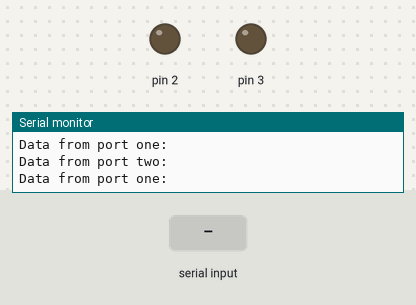
Simulated run of this sketch. Board: Arduino Mega 2560, built with avr-gcc and run on an emulated ATmega2560. Parts: output pins drawn as LEDs (lit = HIGH), the last lines printed to the serial monitor. The inputs (shaded band) are chosen by the test bench.

Above: at 1.2 s.
1.3 s: "1" received over the second serial link
At 2.3 s:
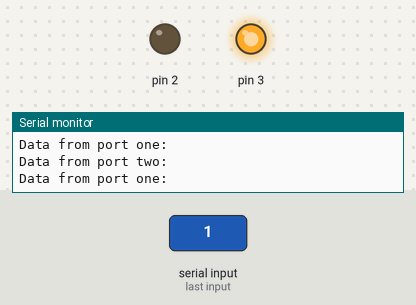
2.8 s: "0" received over the second serial link
At 4.0 s:
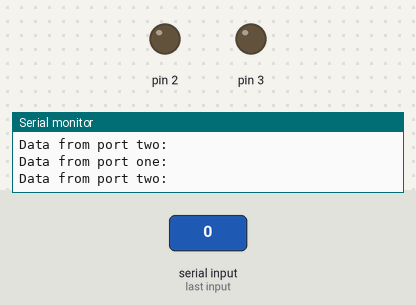
8.8 s: "1" received over the second serial link
At 9.6 s:
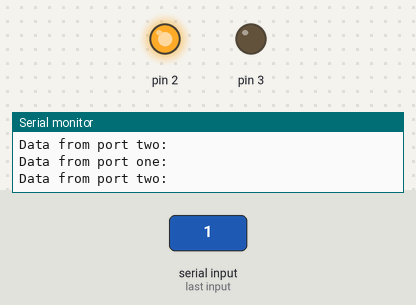
Timing chart, 0 to 11.3 s (numbered marks = the images above; inputs shaded):
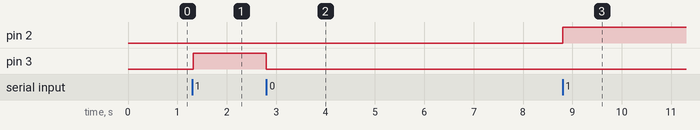

The sketch:

bluetooth_two_connections_mega.ino
```cpp
#include <SoftwareSerial.h>
// software serial #1: RX = digital pin 10, TX = digital pin 11
SoftwareSerial portOne(10, 11);

// software serial #2: RX = digital pin 8, TX = digital pin 9
// on the Mega, use other pins instead, since 8 and 9 don't work on the Mega
SoftwareSerial portTwo(12, 13);

void setup() {
  // Open serial communications and wait for port to open:
  Serial.begin(9600);
  while (!Serial) {
    ; // wait for serial port to connect. Needed for native USB port only
  }


  // Start each software serial port
  portOne.begin(9600);
  portTwo.begin(9600);

  pinMode(2, OUTPUT);
  pinMode(3, OUTPUT);
}

void loop() {
  // By default, the last intialized port is listening.
  // when you want to listen on a port, explicitly select it:
  portOne.listen();
  Serial.println("Data from port one:");
  // while there is data coming in, read it
  // and send to the hardware serial port:
  while (portOne.available() > 0) {
    char inByte = portOne.read();
    if(inByte == '1'){
      digitalWrite(2, HIGH);
    }
    if(inByte == '0'){
      digitalWrite(2, LOW);
    }
    Serial.write(inByte);
  }

  // blank line to separate data from the two ports:
  Serial.println();

  // Now listen on the second port
  portTwo.listen();
  // while there is data coming in, read it
  // and send to the hardware serial port:
  Serial.println("Data from port two:");
  while (portTwo.available() > 0) {
    char inByte = portTwo.read();
    if(inByte == '1'){
      digitalWrite(3, HIGH);
    }
    if(inByte == '0'){
      digitalWrite(3, LOW);
    }
    Serial.write(inByte);
  }

  // blank line to separate data from the two ports:
  Serial.println();
}
```

Measured:
- after the input at 1.3 s, pin 3: LOW → HIGH at once
- after the input at 2.8 s, pin 3: HIGH → LOW at once
- after the input at 8.8 s, pin 2: LOW → HIGH at once
